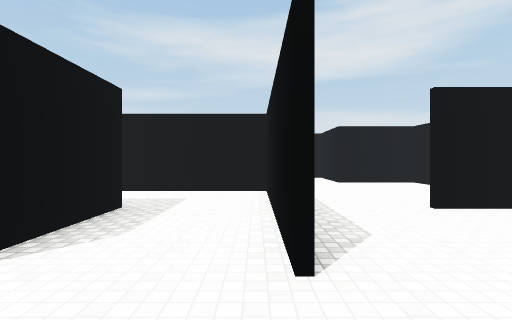
view 1 (above)

24 first-person views from a walk through a 3-D level made in the Unity game engine. The camera is 1.5 m above the floor, looks level and sees 85° across. The floor is counted in squares, 2 m on a side. Each view is taken from the middle of a square. On the plan, view 1 faces up. The plan holds only what a view shows up to about 10 squares ahead; the rest is blank. The place goes on beyond the plan. The player is left out. Surface patterns are stand-ins for the level's own textures.

view 2
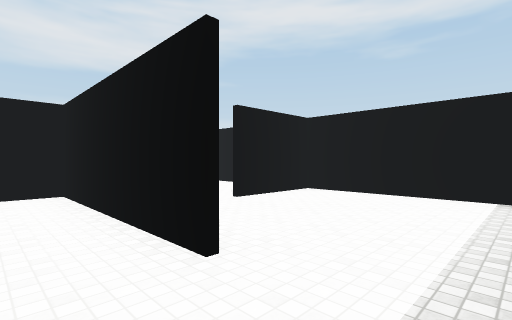

view 3
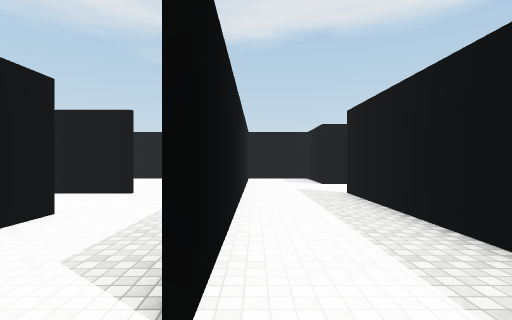

view 4
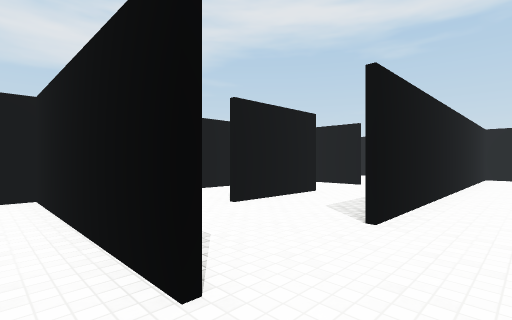

view 5
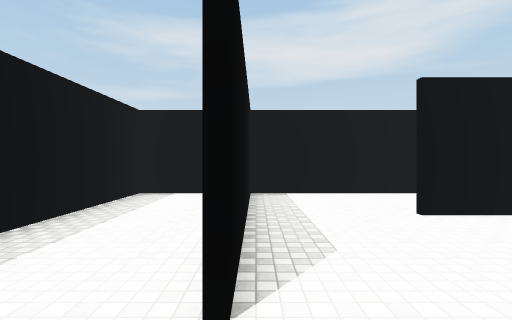

view 6
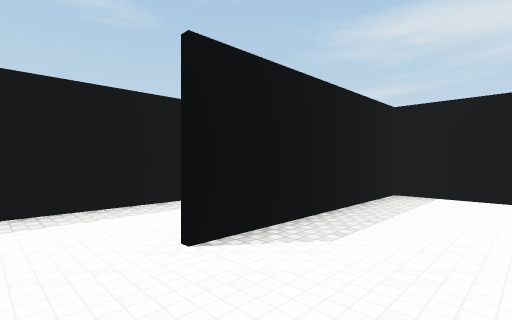

view 7
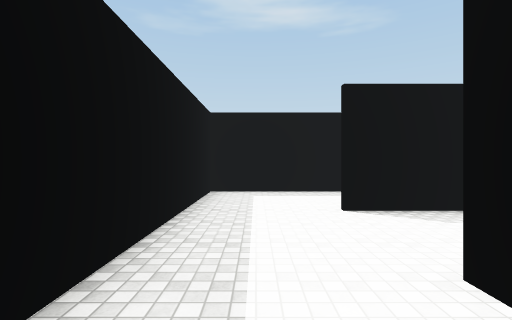

view 8
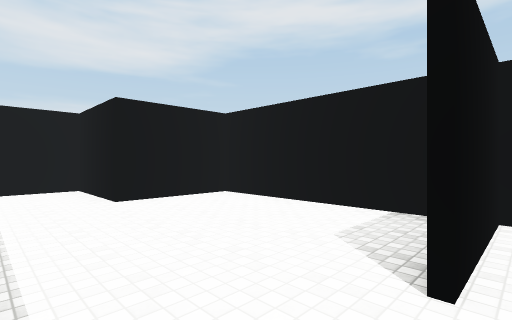

view 9
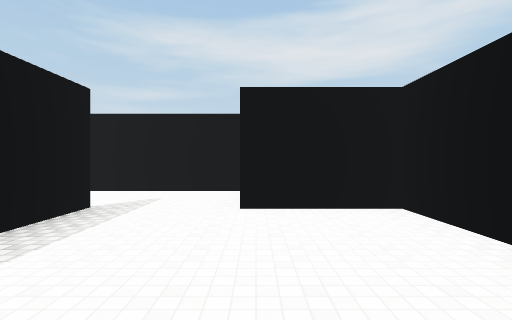

view 10
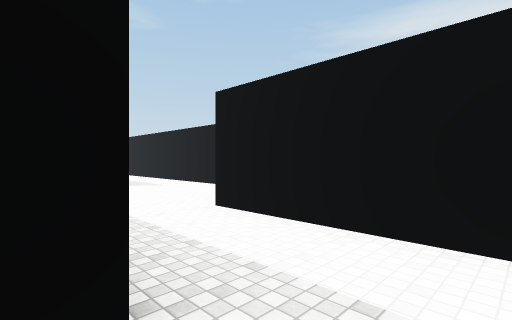

view 11
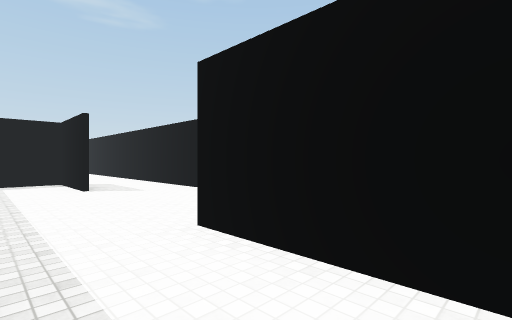

view 12
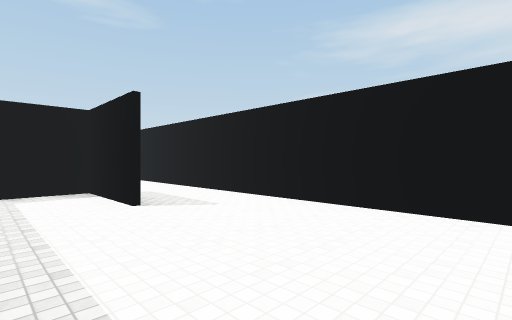

view 13
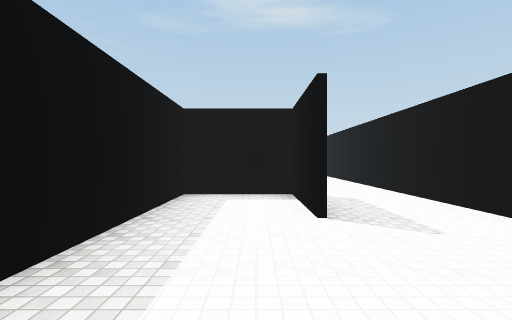

view 14
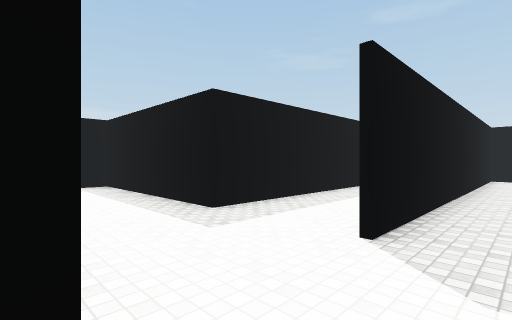

view 15
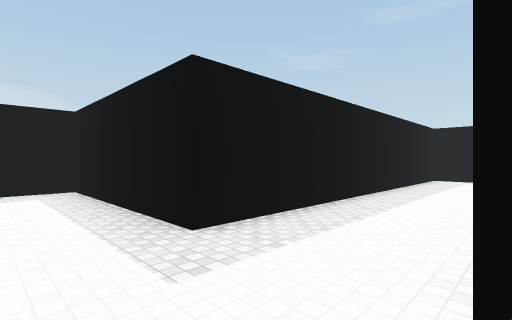

view 16
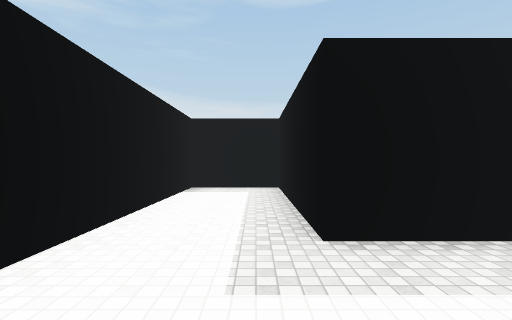

view 17
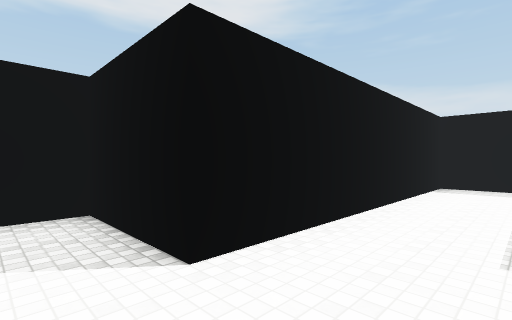

view 18
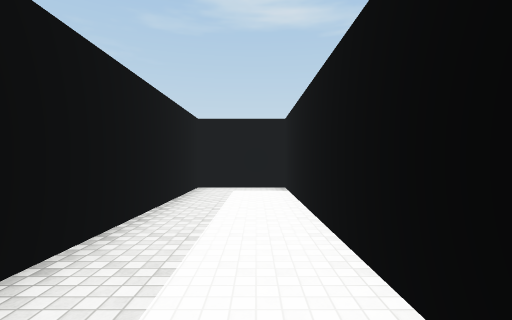

view 19
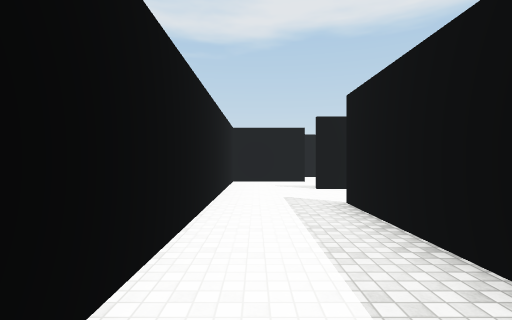

view 20
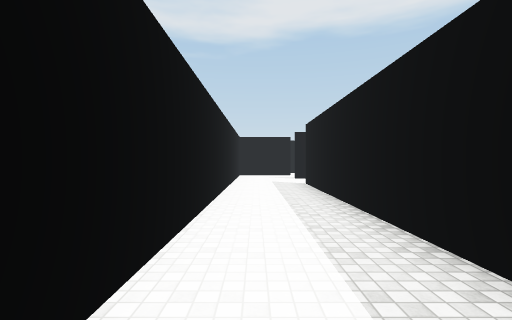

view 21
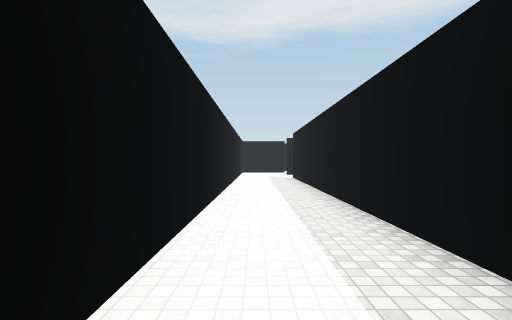

view 22
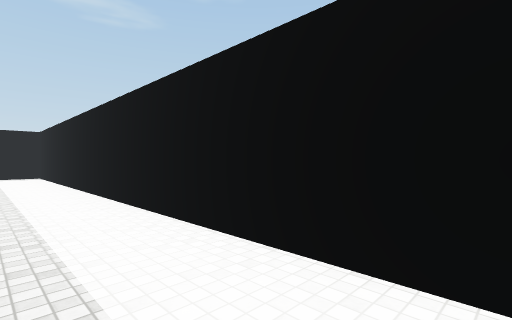

view 23
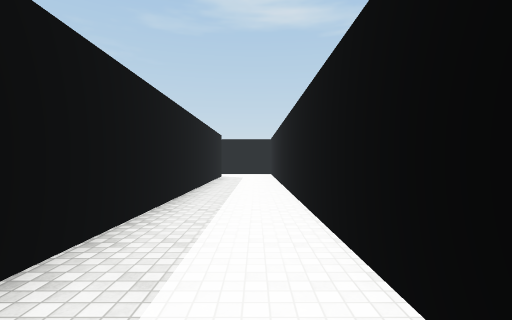

view 24
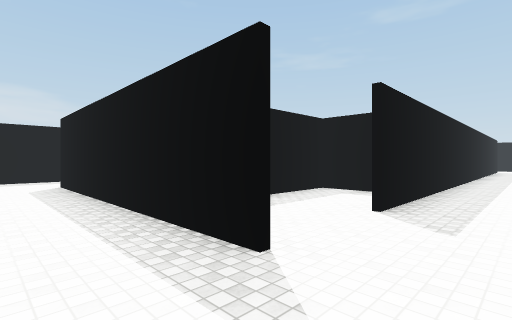

### Floor plan
Ten units are one square. View 1 is at (0, 0); x grows to the right and y downward. Boxes are objects, and circles mark ways between rooms. Rooms are numbered by the first view taken in them; rooms with no view inside come last. Other rooms are left out.
<svg viewBox="-180 -123 238 234">
<path fill="none" stroke="#000" d="M53 -2 53 -43 28 -43M4 -46 4 -19M-1 6 15 6M-21 -18 -48 -18M-71 -14 -71 8M-76 31 4 31M27 31 53 31 53 11M46 7 -48 7M-72 4 -72 -42M-69 -43 -96 -43 -96 30M-96 31 -76 31M4 -95 4 -46M53 -50 53 -93 27 -93 27 -118 -5 -118M-51 -93 -125 -93M-95 -68 -121 -68 -121 -44 -76 -44M-21 -45 -21 -22M3 -18 3 -68 -48 -68M-36 32 -94 32M-96 30 -96 56 4 56 4 106 27 106 27 31M-169 -94 -21 -94M-5 -118 -175 -118M3 -86 3 -95M-46 -82 -46 -69 -25 -69M-71 -44 -71 -14M-28 -43 -69 -43"/>
<circle cx="0" cy="-5" r="3" fill="#2a7"/>
<circle cx="15" cy="-40" r="3" fill="#2a7"/>
<circle cx="-70" cy="15" r="3" fill="#2a7"/>
<circle cx="-10" cy="-10" r="3" fill="#2a7"/>
<circle cx="15" cy="30" r="3" fill="#2a7"/>
<circle cx="-55" cy="-20" r="3" fill="#2a7"/>
<circle cx="0" cy="-105" r="3" fill="#2a7"/>
<circle cx="-15" cy="-90" r="3" fill="#2a7"/>
<text x="30" y="-20">1</text>
<text x="-30" y="0">2</text>
<text x="-90" y="-10">3</text>
<text x="30" y="-80">4</text>
<text x="-60" y="-60">5</text>
<text x="-20" y="50">6</text>
<text x="-90" y="-110">7</text>
<text x="-20" y="-80">8</text>
<text x="-50" y="-30">9</text>
</svg>
Room 1 opens to room 2. Room 1 opens to room 4. Room 2 opens to room 3. Room 2 opens to room 5. Room 2 opens to room 6. Room 2 opens to room 9. Room 4 opens to room 7. Room 7 opens to room 8.

Where each view was taken, in squares from view 1:
view 1: 0 up, 0 right, facing up
view 2: 0 up, 1 left, facing up-right
view 3: 1 down, 6 left, facing right
view 4: 2 down, 8 left, facing up-right
view 5: 2 down, 7 left, facing up
view 6: 2 down, 5 left, facing up-left
view 7: 2 down, 3 left, facing left
view 8: 4 up, 1 right, facing up-right
view 9: 5 up, 3 right, facing up
view 10: 4 up, 1 left, facing up-left
view 11: 5 up, 2 left, facing up-left
view 12: 5 up, 5 left, facing up-left
view 13: 6 up, 6 left, facing left
view 14: 2 down, 3 right, facing down-left
view 15: 3 down, 2 right, facing down-left
view 16: 3 down, 1 right, facing down
view 17: 2 down, 1 right, facing down-right
view 18: 4 down, 2 left, facing left
view 19: 11 up, 7 left, facing right
view 20: 11 up, 11 left, facing right
view 21: 11 up, 14 left, facing right
view 22: 10 up, 8 left, facing up-left
view 23: 11 up, 7 left, facing left
view 24: 11 up, 2 right, facing down-left
